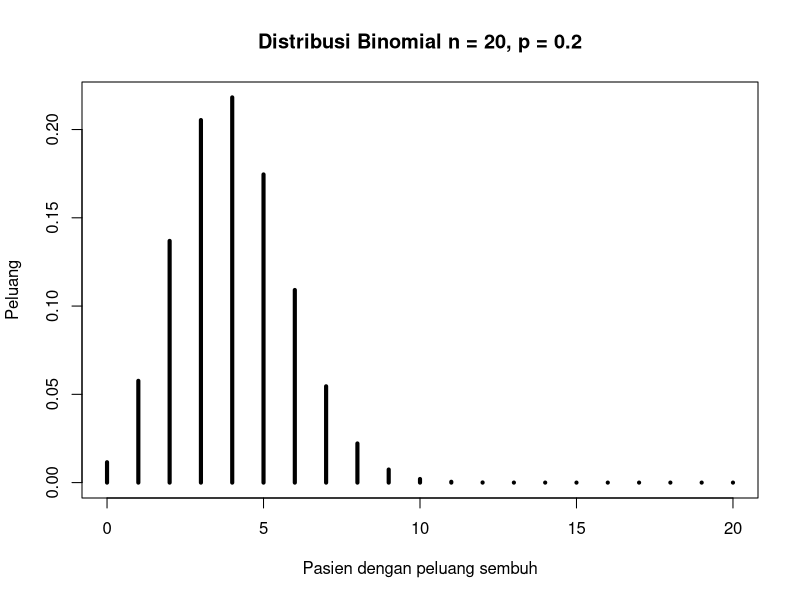
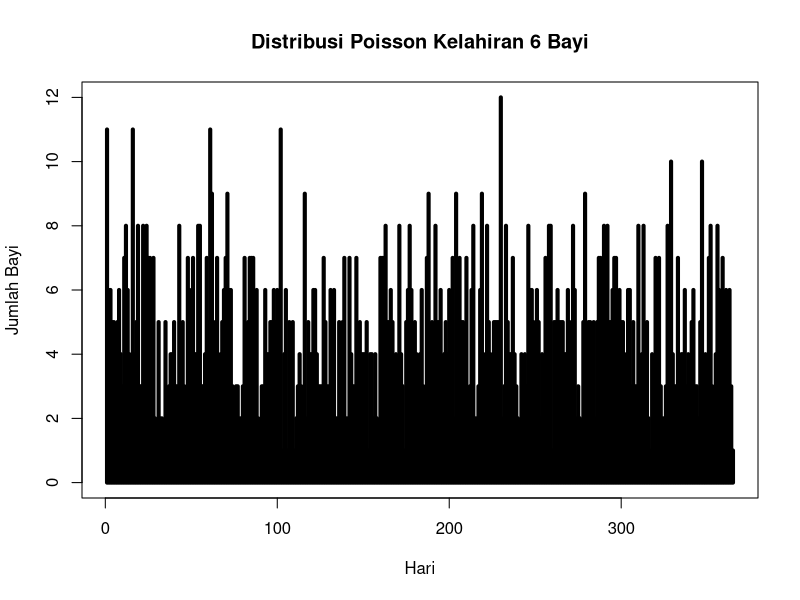
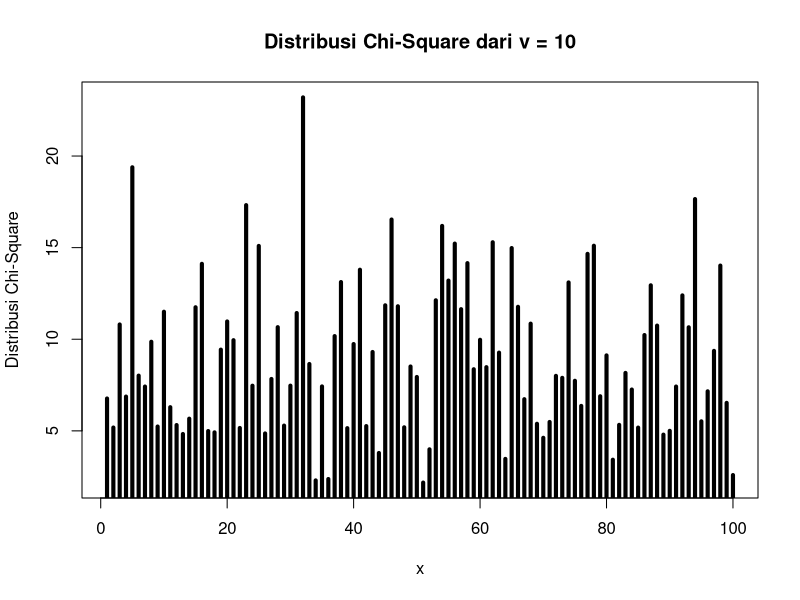
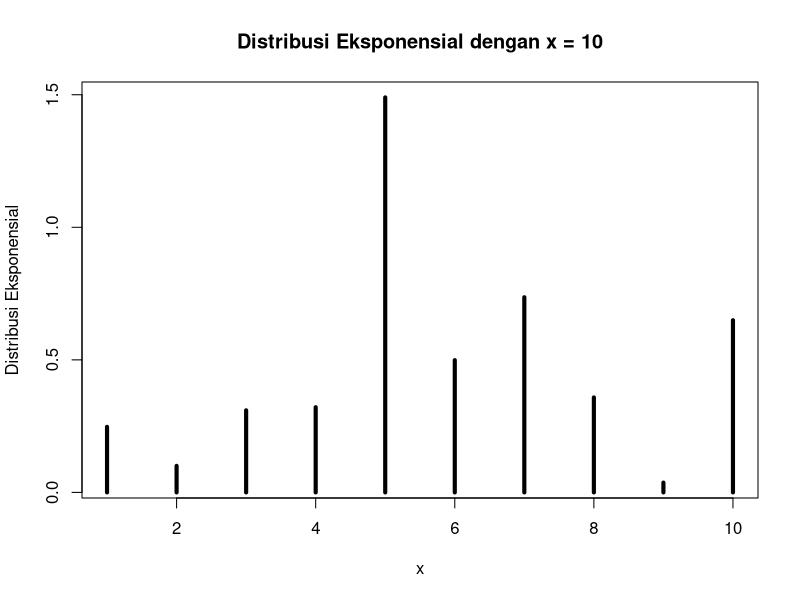
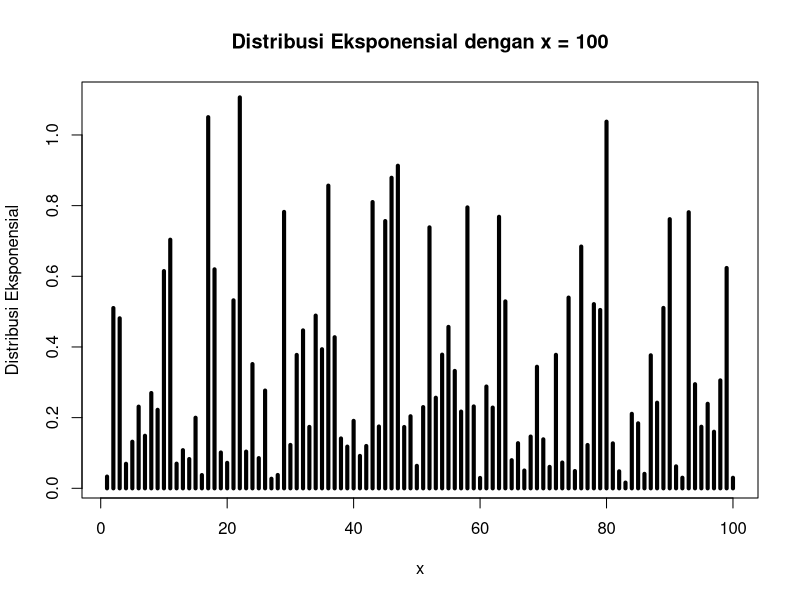
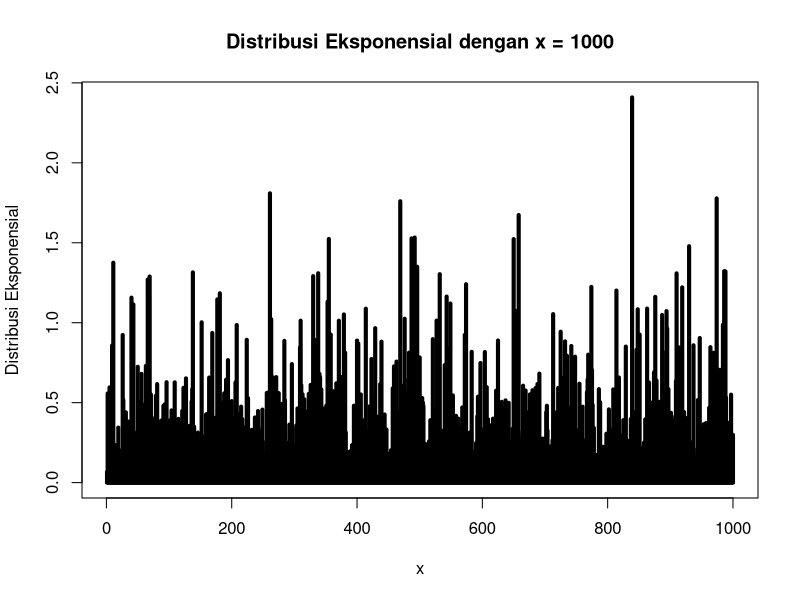
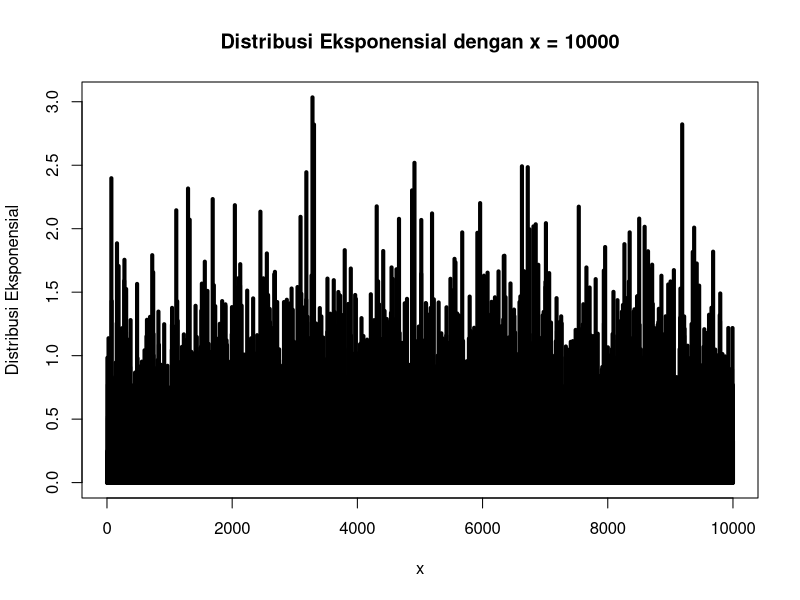
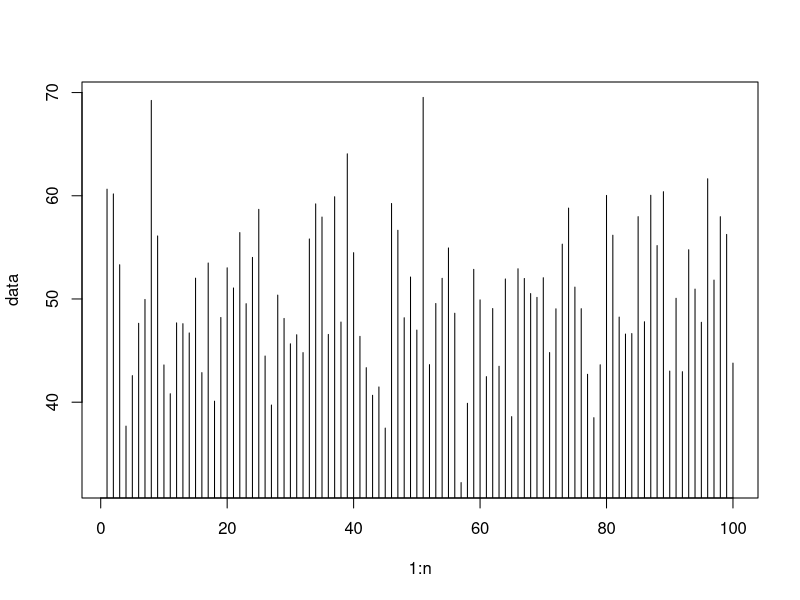

Source code (R) for these figures, in order:

# Nomor 1

# a)
# Mencari peluang penyurvei bertemu x = 3 orang yang tidak hadir
# pada acara vaksinasi sebelum keberhasilan pertama; Jika terdapat 3 orang yang 
# tidak hadir pada acara vaksinasi sebelum keberhasilan pertama, maka orang
# keempat adalah yang hadir pada keberhasilan pertama
#
# Peluang orang yang hadir (p) = 0.20, peluang orang yang tidak hadir 
# (q) = p - 1 = 1 - 0.20 = 0.80

p <- 0.20
q <- 0.80
x <- 3 + 1

b <- p * q^(x - 1)
b # 0.1024

# Dengan fungsi dgeom

dgeom(x - 1, p) # 0.1024

# b)
# Mean distribusi geometrik dengan data random = 10000, p = 0.20, dan
# distribusi geometri acak X = 3

n <- 10000
p <- 0.20
x <- 3

res <- rgeom(n, p) == 3

mean(res)

# c)
# Dari hasil poin a dan b, dapat disimpulkan bahwa hasil dari a merupakan
# nilai eksak dari peluang distribusi geometrik, sedangkan hasil dari b
# merupakan nilai estimasi yang mendekati nilai dari a.

# d)

# e)
# Rataan

mean <- 1 / p
mean

# Varians

variance <- (1-p) / p^2
variance


# Nomor 2

# a)
# Peluang 4 pasien sembuh

n <- 20
p <- 0.2
x <- 4

P <- (factorial(n)/(factorial(n - x)*factorial(x))) * p^x * (1 - p)^(n - x)
print(P) # 0.2181994

# Dengan fungsi dbinom

dbinom(x, n, p) # 0.2181994

# b)

x <- 0:n
plot(x, dbinom(x, n, p),
     type='h',
     main='Distribusi Binomial n = 20, p = 0.2',
     ylab='Peluang',
     xlab='Pasien dengan peluang sembuh',
     lwd=4)

# c)
# Rataan

n <- 20
x <- 0:n
p <- 0.2

P <- dbinom(x, n, p)
mean <- sum(x * P)
mean

# Varian

varian <- sum(x^2 * P) - mean^2
varian


# Nomor 3
# a)

lambda = 4.5
X = 6
P = (exp(1)^(-lambda) * lambda^X) / factorial(X)
P

# Dengan fungsi dpois

dpois(X, lambda)

# b)
# Simulasi

data <- rpois(365, lambda)
data

plot(1:365, data,
     type='h',
     main='Distribusi Poisson Kelahiran 6 Bayi',
     ylab='Jumlah Bayi',
     xlab='Hari',
     lwd=4)

# c)

# d)
# Mean = lambda dan Varian = lambda

mean = lambda
mean

varian = lambda
varian


# Nomor 4
# a)

x <- 2
v <- 10

dchisq(x, v)

# b)

n <- 100
data <- rchisq(n, v)
plot(1:n, data,
     type='h',
     main='Distribusi Chi-Square dari v = 10',
     ylab='Distribusi Chi-Square',
     xlab='x',
     lwd=4)

# c)
# Rataan = v, varian = 2v
mean <- v
mean

varian <- 2*v
varian


# Nomor 5
# a)
# Dengan range 1-100

lambda <- 3

dexp(1:100, lambda)

# b)
         
x <- 10
data <- rexp(x, lambda)
plot(1:10, data,
     type='h',
     main='Distribusi Eksponensial dengan x = 10',
     ylab='Distribusi Eksponensial',
     xlab='x',
     lwd=4)

x <- 100
data <- rexp(x, lambda)
plot(1:100, data,
     type='h',
     main='Distribusi Eksponensial dengan x = 100',
     ylab='Distribusi Eksponensial',
     xlab='x',
     lwd=4)

x <- 1000
data <- rexp(x, lambda)
plot(1:1000, data,
     type='h',
     main='Distribusi Eksponensial dengan x = 1000',
     ylab='Distribusi Eksponensial',
     xlab='x',
     lwd=4)

x <- 10000
data <- rexp(x, lambda)
plot(1:10000, data,
     type='h',
     main='Distribusi Eksponensial dengan x = 10000',
     ylab='Distribusi Eksponensial',
     xlab='x',
     lwd=4)

# c)

set.seed(1) 

n <- 100
lambda <- 3

# Rataan = 1/lambda, varian = 1/lambda^2

mean <- 1 / lambda
mean

varian <- 1 / lambda^2
varian


# Nomor 6
# a)

n <- 100
mean <- 50
sd <- 8

# Membuat nilai acak untuk x
x <- runif(1, min = runif(1, max = mean), max = runif(1, min = mean, max = n))

# Mendapatkan z score
z_score <- (x - mean) / sd

data <- rnorm(n, mean, sd)
plot(1:n, data, type = 'h')

# b)

hist(data, breaks=50, 
     main = "5025201211_AzzuraMPM_Probstat_C_DNhistogram"
     )

# c)

var(data)

